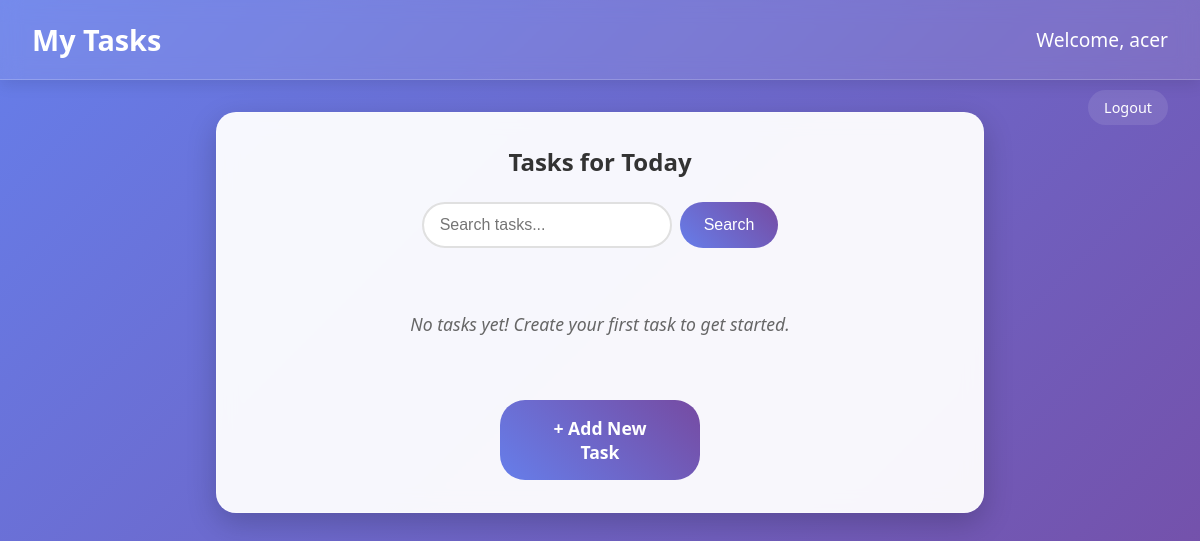
Page / (signed in) on the earlier database version.
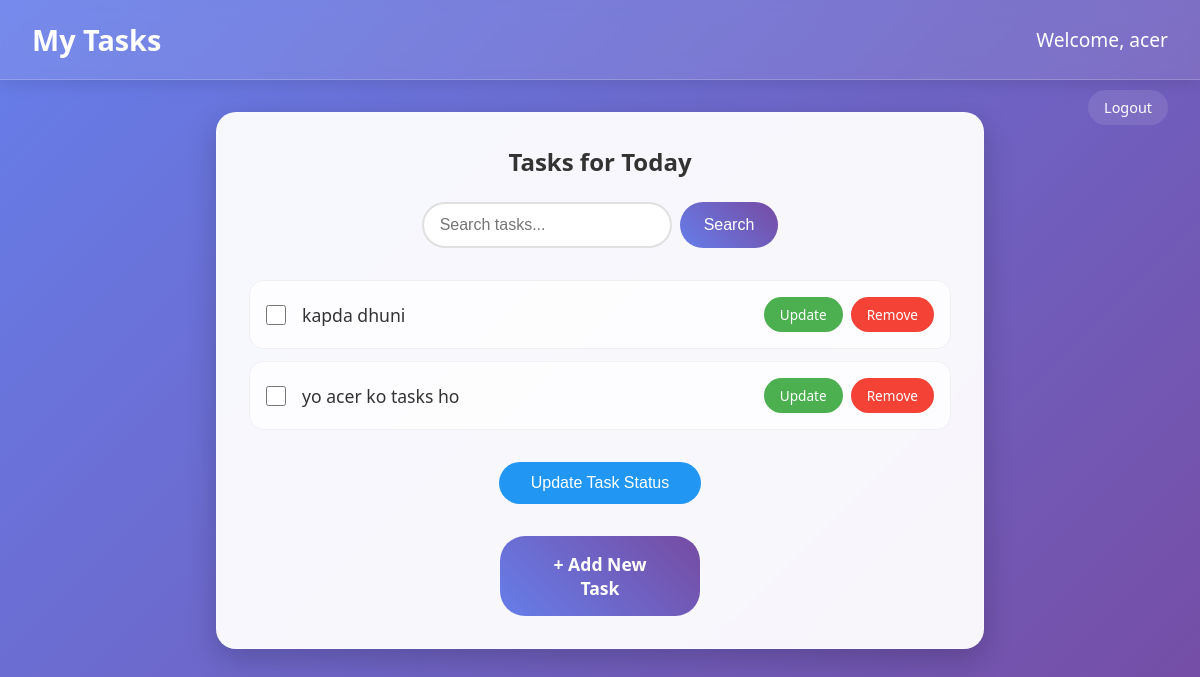
Same page on the later database version.
### tasks/models.py (models this page shows)
class taskss(models.Model) :
    User = models.ForeignKey(User , on_delete=models.CASCADE , null=True , blank=True)
    taskharu = models.CharField(max_length=40)
    priority = models.IntegerField()
    completion = models.BooleanField(default=False)
    class meta :
        ordering = ["completion"]

### tasks/views.py (the view, shortened to what this page needs)
# urls.py: path('',views.index,name="index"),
@login_required
def index(request):
    tasks = taskss.objects.filter(User=request.user)
    search_input = request.GET.get('search-name') or ''
    if search_input :
        tasks = tasks.filter(taskharu__icontains=search_input)
    return render(request, "tasks/index.html", {
        'task': tasks,
        'search_input' : search_input ,
    })

### tasks/templates/tasks/index.html (shortened to what this page needs)
{% load static %}
<!DOCTYPE html>
<html lang="en">
<head>
    <link rel="stylesheet" href="{% static 'tasks/style.css' %}">
</head>
<body>
    <div class="nav">
        <h1>My Tasks</h1>
        <div class="user">Welcome, {{ request.user }}</div>
    </div>
    <div class="auth-links">
        <a href="{% url 'logout' %}">Logout</a>
    </div>
    <div class="container">
        <div class="task-panel">
            <h3>Tasks for Today</h3>
            <form method="GET" action="{% url 'index' %}" class="search-form">
                <input type="text" name="search-name" value="{{ search_input }}" placeholder="Search tasks...">
                <input type="submit" value="Search">
            </form>
            <form method="POST" action="{% url 'index' %}">
                <ul class="task-list">
                    {% for task in task %}
                    <li class="task-item">
                        <div class="task-content">
                            <input type="checkbox" name="completion_{{ task.id }}" class="task-checkbox"
                                   onchange="toggleTaskCompletion(this)">
                            <span class="task-text {% if task.completed %}completed{% endif %}">
                                {{ task.taskharu }}
                            </span>
                        </div>
                        <div class="task-actions">
                            <a href="{% url 'update' task.id %}" class="update-btn">Update</a>
                            <a href="{% url 'remove' task.id %}" class="remove-btn">Remove</a>
                        </div>
                    </li>
                    {% empty %}
                    <li class="no-tasks">No tasks yet! Create your first task to get started.</li>
                    {% endfor %}
                </ul>
                {% if task %}
                <div class="completion-form">
                    <input type="submit" value="Update Task Status" class="completion-submit">
                </div>
                {% endif %}
            </form>
            <a href="{% url 'add' %}" class="add-task-btn">+ Add New Task</a>
        </div>
    </div>
</body>
</html>

Differences in the rows shown:
added taskss: taskharu "kapda dhuni"
added taskss: taskharu "yo acer ko tasks ho"
Other differences:
form field value: (not shown) → "Update Task Status"
text no longer shown: "No tasks yet! Create your first task to get started."
